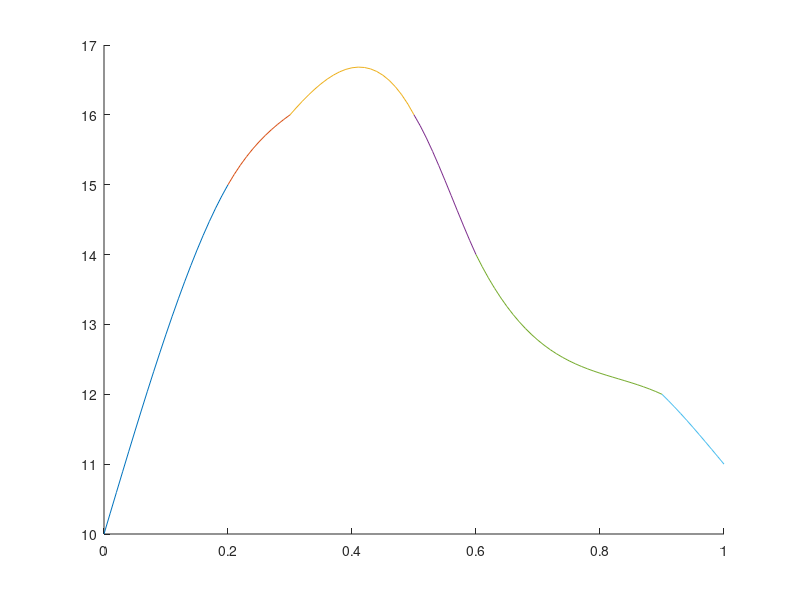

The MATLAB script that drew this image:
% The ppt problems proceed by changing the data only.

clear; clc; close all;

data=[0 0.2 0.3 0.5 0.6 0.9 1.0 
    10 15 16 16 14 12 11];     % data 값 넣기

x=data(1,:); y=data(2,:);   % data를 x값과 y값의 넣기
n=size(x',1)-1;     % data의 개수 보다 하나 작게 보간함수 생성

a=y; c=zeros(1,n+1); b=zeros(1,n); d=zeros(1,n);        % 초기값 설정해주기
h=zeros(1,n);       % h 초기값 설정해주기

for ik=1:n
    h(ik)=x(ik+1)-x(ik);        % h값 설정 
end    

%%% c 값 구하기 %%%

A=zeros(n-1);               % 선형 연립 방정식을 풀기 위한 A 행렬
u=zeros(1,n-1);             % 선형 연립 방정식을 풀기 위한 u 행렬

%%% A 행렬 설정하기 %%% 
A(1,1)=2*(h(1)+h(2)); A(1,2)=h(2);  
A(n-1,n-2)=h(n-2); A(n-1,n-1)=2*(h(n-2)+h(n-1));

for ik=2:n-2
    A(ik,ik-1)=h(ik);
    A(ik,ik)=2*(h(ik)+h(ik+1));
    A(ik,ik+1)=h(ik);
end

%%% U 행렬 설정하기 %%% 
for ik=1:n-1
    u(ik)=3*((y(ik+2)-y(ik+1))/h(ik+1)-(y(ik+1)-y(ik))/h(ik));    
end   

c(2:n)=A\u';        % c 값 구하기

%%% d 값 구하기 %%%
for ik=1:n
    d(ik)=(c(ik+1)-c(ik))/(3*h(ik));
end

%%% b 값 구하기 %%%
for ik=1:n
    b(ik)=(y(ik+1)-y(ik))/h(ik)-h(ik)*(c(ik+1)+2*c(ik))/3;
end    
% return
%%% 그래프 그리기 %%%

% plot(0:0.01:1,1./(0:0.01:1));     % 실제 값 plot하기

hold on
xx=0:0.01:0.2;
plot(xx,a(1)+b(1).*(xx-0)+c(1).*(xx-0).^2+d(1).*(xx-0).^3)

hold on
xx=0.2:0.01:0.3;
plot(xx,a(2)+b(2).*(xx-0.2)+c(2).*(xx-0.2).^2+d(2).*(xx-0.2).^3)

hold on
xx=0.3:0.01:0.5;
plot(xx,a(3)+b(3).*(xx-0.3)+c(3).*(xx-0.3).^2+d(3).*(xx-0.3).^3)

hold on
xx=0.5:0.01:0.6;
plot(xx,a(4)+b(4).*(xx-0.5)+c(4).*(xx-0.5).^2+d(4).*(xx-0.5).^3)

hold on
xx=0.6:0.01:0.9;
plot(xx,a(5)+b(5).*(xx-0.6)+c(5).*(xx-0.6).^2+d(5).*(xx-0.6).^3)

hold on
xx=0.9:0.01:1.0;
plot(xx,a(6)+b(6).*(xx-0.9)+c(6).*(xx-0.9).^2+d(6).*(xx-0.9).^3)




